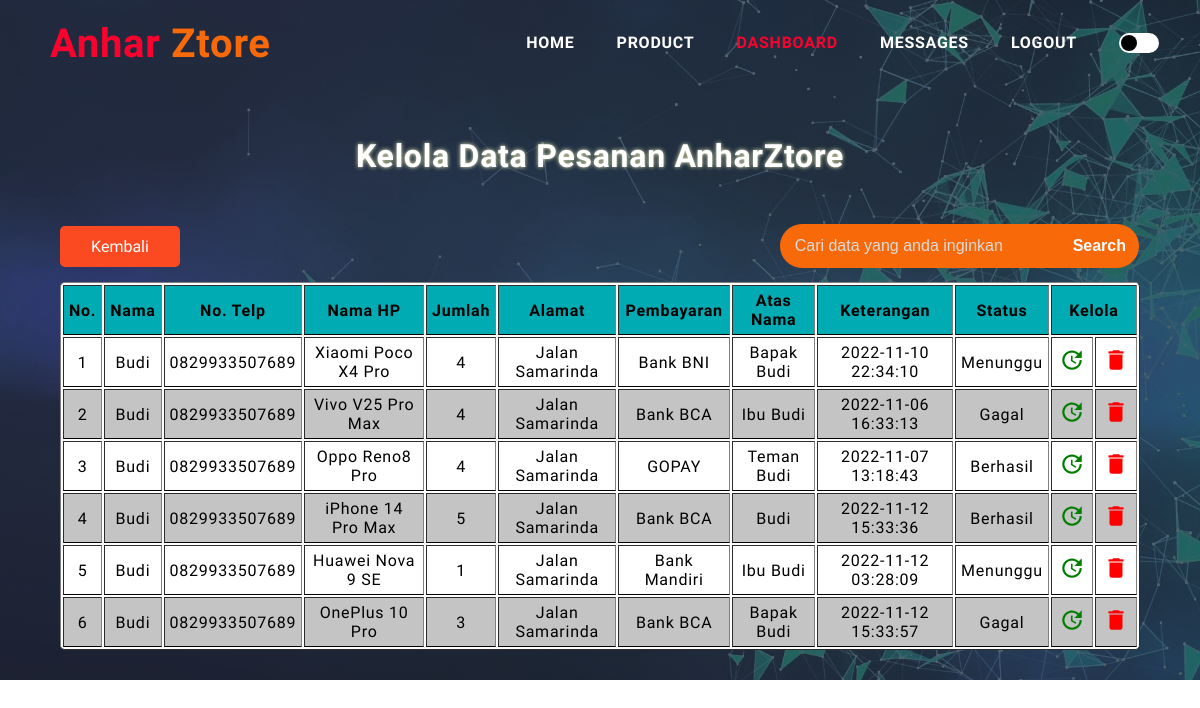
The page /pengguna/admin/kelola-pesanan.php (signed in) on the database as committed earlier.
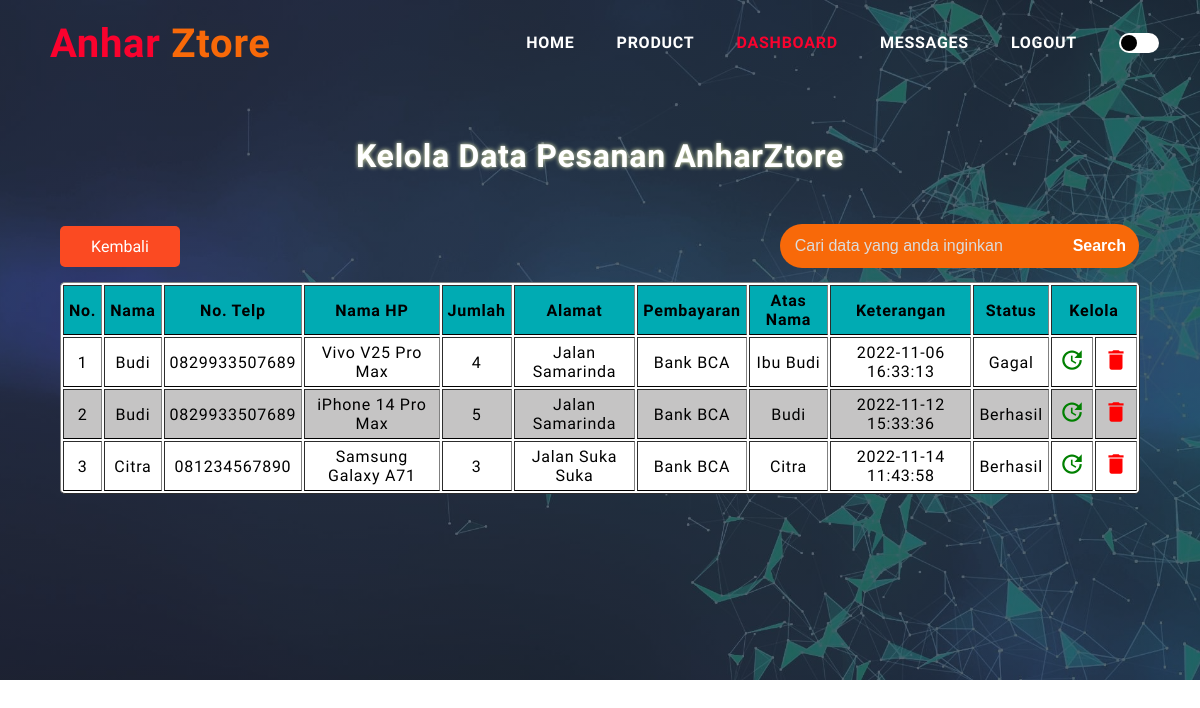
The same page on the database as committed later.
### tables this page shows
CREATE TABLE `pesanan` (
  `id_pesanan` int(10) NOT NULL,
  `id_user` int(10) NOT NULL,
  `id_produk` int(10) NOT NULL,
  `metode_pembayaran` varchar(100) NOT NULL,
  `jumlah` int(10) NOT NULL,
  `total_harga` int(10) NOT NULL,
  `keterangan_waktu` timestamp NOT NULL DEFAULT current_timestamp() ON UPDATE current_timestamp(),
  `atas_nama` varchar(100) NOT NULL,
  `status` enum('menunggu','berhasil','gagal') NOT NULL
);

CREATE TABLE `user` (
  `id_user` int(10) NOT NULL,
  `role` enum('admin','user') NOT NULL,
  `username` varchar(100) NOT NULL,
  `password` varchar(100) NOT NULL,
  `email` varchar(100) NOT NULL,
  `no_hp` varchar(16) NOT NULL,
  `alamat` text NOT NULL
);

CREATE TABLE `produk` (
  `id_produk` int(10) NOT NULL,
  `nama` varchar(100) NOT NULL,
  `harga` int(10) NOT NULL,
  `kategori` varchar(50) NOT NULL,
  `deskripsi` text NOT NULL,
  `stock` int(10) NOT NULL,
  `keterangan` timestamp NOT NULL DEFAULT current_timestamp() ON UPDATE current_timestamp(),
  `gambar` varchar(100) NOT NULL
);

### pengguna/admin/kelola-pesanan.php (the view, shortened to what the changed rows need)
<?php
    require "../../koneksi.php";
?>
<!DOCTYPE html>
<html lang="en">
<head>
    <link rel="stylesheet" href="../../style.css">
    <link rel="stylesheet" href="https://stackpath.bootstrapcdn.com/font-awesome/4.7.0/css/font-awesome.min.css">
</head>
<body>
    <div class="atas">
        <div class="crud">
            <h1> Kelola Data Pesanan AnharZtore </h1>
            <table border="1">
                <tr height="50px">
                    <th> No. </th>
                    <th> Nama </th>
                    <th> No. Telp </th>
                    <th> Nama HP </th>
                    <th> Jumlah </th>
                    <th> Alamat </th>
                    <th> Pembayaran </th>
                    <th> Atas Nama </th>
                    <th> Keterangan </th>
                    <th> Status </th>
                    <th colspan="2"> Kelola </th>
                </tr>
                <?php
                    if (isset($_GET["search"])) {
                        $keyword = $_GET["cari"];
                        $result =   mysqli_query(
                                    $conn, "SELECT * FROM pesanan
                                            INNER JOIN user ON pesanan.id_user = user.id_user
                                            INNER JOIN produk ON pesanan.id_produk = produk.id_produk
                                            WHERE   user.username LIKE '%$keyword%' OR
                                                    user.no_hp LIKE '%$keyword%' OR
                                                    produk.nama LIKE '%$keyword%' OR
                                                    jumlah LIKE '%$keyword%' OR
                                                    user.alamat LIKE '%$keyword%' OR
                                                    metode_pembayaran LIKE '%$keyword%' OR
                                                    atas_nama LIKE '%$keyword%' OR
                                                    `status` LIKE '%$keyword%'");
                        if (mysqli_num_rows($result) === 0){
                            echo "<p
                                style='
                                    color: #ffffff;
                                    font-size: 24px;
                                    width: 100%;
                                '>
                                Oops, Data Tidak Ditemukan </p>";
                            }
                    }
                    else {
                        $result = mysqli_query(
                                    $conn, "SELECT * FROM pesanan
                                            INNER JOIN user ON pesanan.id_user = user.id_user
                                            INNER JOIN produk ON pesanan.id_produk = produk.id_produk");
                    }
                    $pesanan = [];
                    while ($row = mysqli_fetch_assoc($result)) {
                        $pesanan[] = $row;
                    }
                    $i = 1;
                    foreach ($pesanan as $pesan):
                ?>
                <tr>
                    <td> <?php echo $i ;?> </td>
                    <td> <?php echo ucwords($pesan['username']) ;?> </td>
                    <td> <?php echo $pesan['no_hp'] ;?> </td>
                    <td> <?php echo $pesan['nama'] ;?> </td>
                    <td> <?php echo $pesan['jumlah'] ;?> </td>
                    <td> <?php echo $pesan['alamat'] ;?> </td>
                    <td> <?php echo $pesan['metode_pembayaran'] ;?> </td>
                    <td> <?php echo $pesan['atas_nama'] ;?> </td>
                    <td> <?php echo $pesan['keterangan_waktu'] ;?> </td>
                    <td> <?php echo ucwords($pesan['status']) ;?> </td>
                    <td width="4%"> <a href="../../pesanan/admin-edit-pesanan.php?id=<?php echo $pesan['id_pesanan']; ?>" class="updt"> <i class="material-icons" style="font-size:26px;color:green">update</i> </td> </a>
                    <td width="4%"> <a href="../../pesanan/hapus.php?id=<?php echo $pesan['id_pesanan']; ?>" class = "dlt"> <i class="material-icons" style="font-size:26px;color:red">delete</i> </a> </td>
                </tr>
                <?php
                    $i++;
                    endforeach;
                ?>
            </table>
        </div>
    </div>
</body>
</html>

Rows that differ between the two databases and show on the page:
removed pesanan: id_user.username "Budi", id_user.no_hp "0829933507689", id_produk.nama "Xiaomi Poco X4 Pro", jumlah "4", id_user.alamat "Jalan Samarinda", metode_pembayaran "Bank BNI", atas_nama "Bapak Budi", keterangan_waktu "2022-11-10 22:34:10", status "Menunggu"
removed pesanan: id_user.username "Budi", id_user.no_hp "0829933507689", id_produk.nama "Oppo Reno8 Pro", jumlah "4", id_user.alamat "Jalan Samarinda", metode_pembayaran "GOPAY", atas_nama "Teman Budi", keterangan_waktu "2022-11-07 13:18:43", status "Berhasil"
removed pesanan: id_user.username "Budi", id_user.no_hp "0829933507689", id_produk.nama "Huawei Nova 9 SE", jumlah "1", id_user.alamat "Jalan Samarinda", metode_pembayaran "Bank Mandiri", atas_nama "Ibu Budi", keterangan_waktu "2022-11-12 03:28:09", status "Menunggu"
removed pesanan: id_user.username "Budi", id_user.no_hp "0829933507689", id_produk.nama "OnePlus 10 Pro", jumlah "3", id_user.alamat "Jalan Samarinda", metode_pembayaran "Bank BCA", atas_nama "Bapak Budi", keterangan_waktu "2022-11-12 15:33:57", status "Gagal"
added pesanan: id_user.username "Citra", id_user.no_hp "081234567890", id_produk.nama "Samsung Galaxy A71", jumlah "3", id_user.alamat "Jalan Suka Suka", metode_pembayaran "Bank BCA", atas_nama "Citra", keterangan_waktu "2022-11-14 11:43:58", status "Berhasil"
